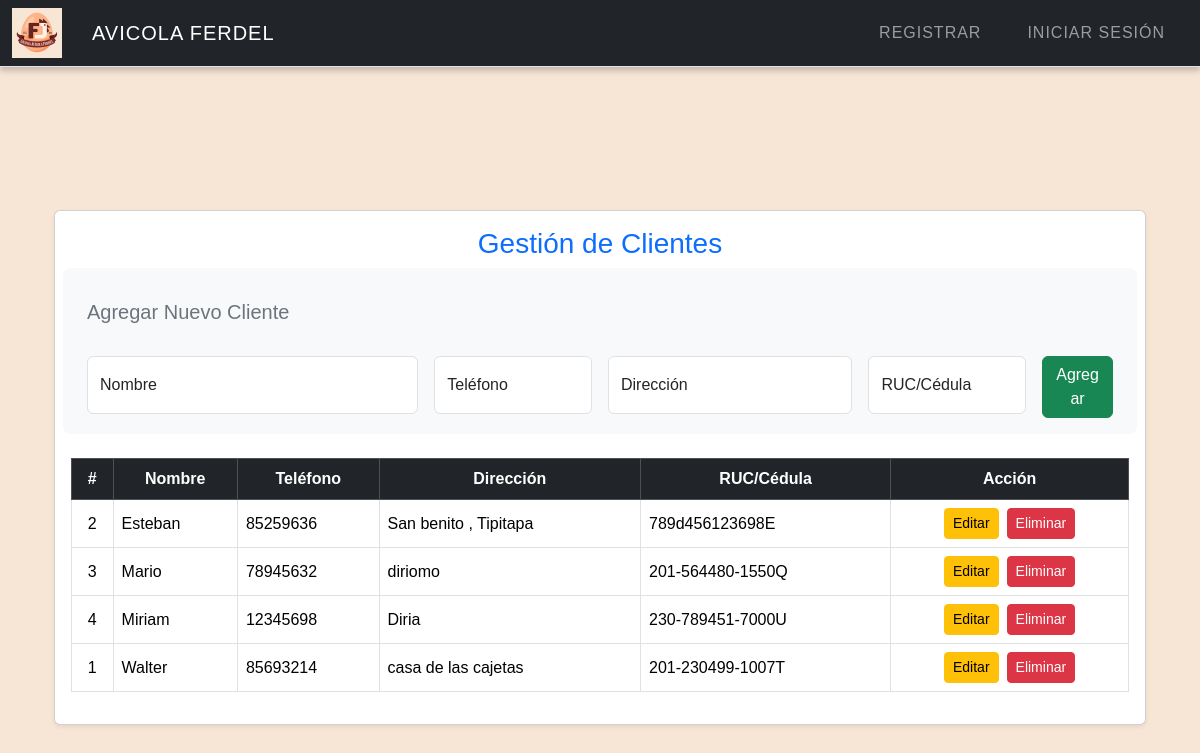
Before: /clientes with the older database file.
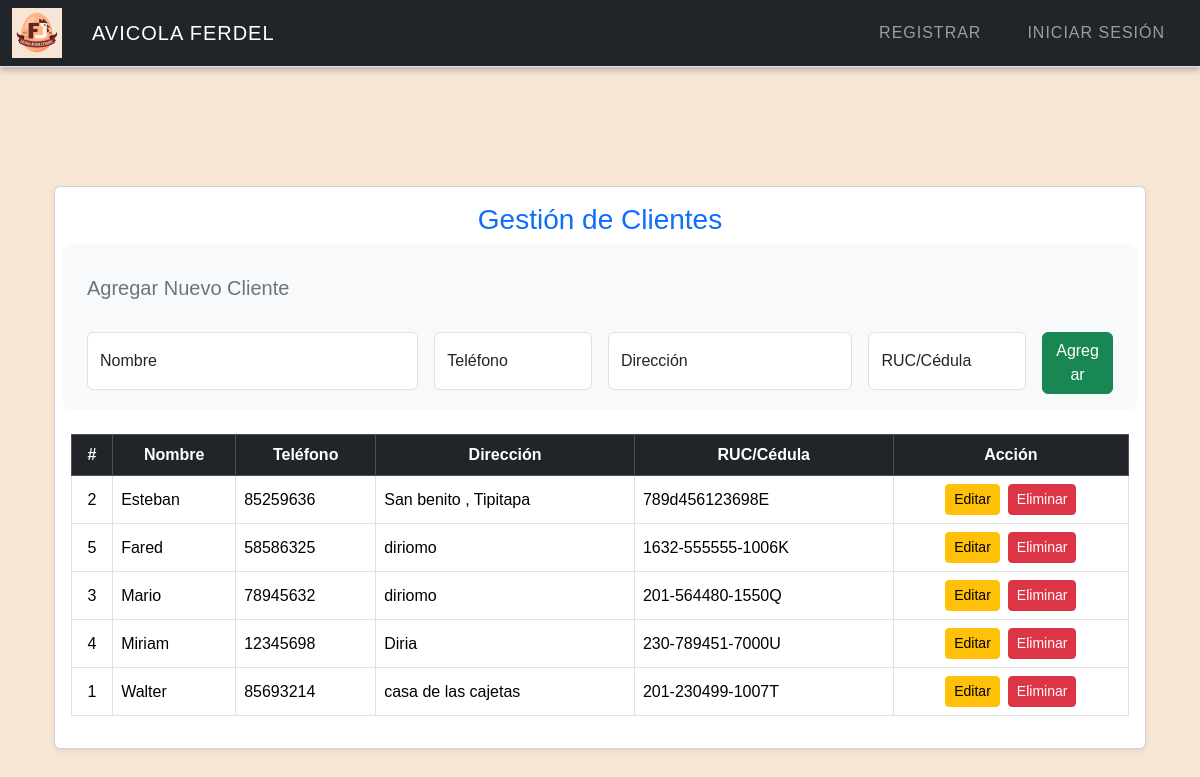
After: the same page with the newer database file.
### tables this page shows
CREATE TABLE Clientes (
    ID_Cliente INTEGER PRIMARY KEY AUTOINCREMENT,
    Nombre TEXT NOT NULL,
    Telefono TEXT,
    Direccion TEXT,
    RUC_CEDULA TEXT
);

### app.py (the view, shortened to what this page needs)
@app.route("/clientes", methods=["GET", "POST"])
def clientes():
    clientes = db.execute("SELECT * FROM Clientes ORDER BY Nombre")
    return render_template("clientes.html", clientes=clientes)

### app.py (called while the page is built)
@app.after_request
def after_request(response):
    response.headers["Cache-Control"] = "no-cache, no-store, must-revalidate"
    response.headers["Expires"] = 0
    response.headers["Pragma"] = "no-cache"
    return response

### Templates/clientes.html (shortened to what this page needs)
{% extends "layout.html" %}
{% block main %}
<div class="container mt-5">
    <div class="card shadow-sm">
        <div class="card-body">
            <h3 class="card-title text-center text-primary mb-4">Gestión de Clientes</h3>
            <form method="post" class="row g-3 mb-4 p-3 bg-light rounded-3">
                <h5 class="mb-3 text-secondary">Agregar Nuevo Cliente</h5>
                <div class="col-md-4">
                    <div class="form-floating">
                        <input type="text" name="nombre" class="form-control" id="nombre" placeholder="Nombre" required>
                        <label for="nombre">Nombre</label>
                    </div>
                </div>
                <div class="col-md-2">
                    <div class="form-floating">
                        <input type="text" name="telefono" class="form-control" id="telefono" placeholder="Teléfono">
                        <label for="telefono">Teléfono</label>
                    </div>
                </div>
                <div class="col-md-3">
                    <div class="form-floating">
                        <input type="text" name="direccion" class="form-control" id="direccion" placeholder="Dirección">
                        <label for="direccion">Dirección</label>
                    </div>
                </div>
                <div class="col-md-2">
                    <div class="form-floating">
                        <input type="text" name="ruc_cedula" class="form-control" id="ruc_cedula" placeholder="RUC/Cédula">
                        <label for="ruc_cedula">RUC/Cédula</label>
                    </div>
                </div>
                <div class="col-md-1 d-flex align-items-end">
                    <button type="submit" class="btn btn-success w-100">Agregar</button>
                </div>
            </form>
            <div class="table-responsive">
                <table class="table table-hover table-bordered align-middle">
                    <thead class="table-dark">
                        <tr class="text-center">
                            <th>#</th>
                            <th>Nombre</th>
                            <th>Teléfono</th>
                            <th>Dirección</th>
                            <th>RUC/Cédula</th>
                            <th>Acción</th>
                        </tr>
                    </thead>
                    <tbody>
                        {% for c in clientes %}
                        <tr>
                            <td class="text-center">{{ c.ID_Cliente }}</td>
                            <td>{{ c.Nombre }}</td>
                            <td>{{ c.Telefono or '-' }}</td>
                            <td>{{ c.Direccion or '-' }}</td>
                            <td>{{ c.RUC_CEDULA or '-' }}</td>
                            <td class="text-center">
                                <div class="d-flex justify-content-center gap-2">
                                    <a href="{{ url_for('editar_cliente', id=c.ID_Cliente) }}" class="btn btn-sm btn-warning">
                                         Editar
                                    </a>
                                    <a href="{{ url_for('eliminar_cliente', id=c.ID_Cliente) }}" class="btn btn-sm btn-danger" onclick="return confirm('¿Seguro de eliminar?');">
                                         Eliminar
                                    </a>
                                </div>
                            </td>
                        </tr>
                        {% else %}
                        <tr>
                            <td colspan="6" class="text-center text-muted">No hay clientes registrados.</td>
                        </tr>
                        {% endfor %}
                    </tbody>
                </table>
            </div>
        </div>
    </div>
</div>
{% endblock %}

Changed rows visible on the page:
added Clientes: ID_Cliente "5", Nombre "Fared", Telefono "58586325", Direccion "diriomo", RUC_CEDULA "1632-555555-1006K"
